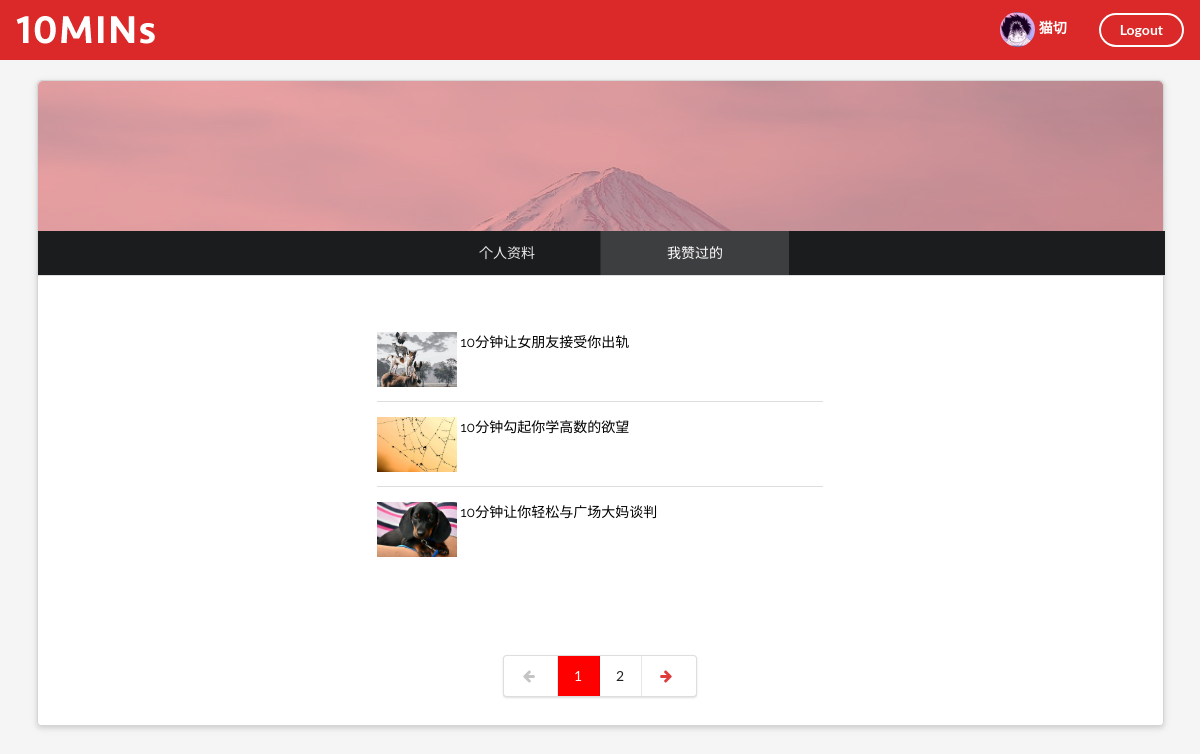
Page /mycollection/ (signed in) on the committed database.
### firstapp/models.py (models this page shows, shortened)
class UserProfile(models.Model):
    user = models.OneToOneField(to=User, related_name='profile')
    realname = models.CharField(default=None, blank=True, null=True, max_length=50)
    SEX_CHOICES = {
        ("female", "Female"),
        ("male", "Male"),
        ("xale", "Xale")
    }
    sex = models.CharField(choices=SEX_CHOICES, default="Xmale", max_length=20)
    avatar = models.FileField(default=None, blank=True, null=True, upload_to='upload')

class Article(models.Model):
    title = models.CharField(max_length=500)
    img = models.CharField(null=True, blank=True, max_length=250)
    content = models.TextField(null=True, blank=True)
    views = models.IntegerField(default=0)
    likes = models.IntegerField(default=0)
    createtime = models.DateField()
    collected_by = models.ManyToManyField(blank=True, to=UserProfile, related_name='under_collection')
    CAT_CHOICES = {
        ("all", "All"),
        ("new", "New"),
        ("editor", "Editor's")
    }
    category = models.CharField(choices=CAT_CHOICES, default="all", max_length=20)

### firstapp/views.py (the view)
# urls.py: url(r'^mycollection/$', mycollection, name="mycollection"),
def mycollection(request):
    if not request.user.is_authenticated:
        return redirect(to='index')
    u = request.user.profile
    collection_list = Article.objects.filter(collected_by=u)
    page_robot = Paginator(collection_list, 3)
    page_num = request.GET.get('page')
    try:
        collection_list = page_robot.page(page_num)
    except EmptyPage:
        collection_list = page_robot.page(page_robot.num_pages)
    except PageNotAnInteger:
        collection_list = page_robot.page(1)
    collection_list_last_index = collection_list.paginator.count % 3
    context = {}
    context["collection_list"] = collection_list
    return render(request, 'mycollection.html', context)

### firstapp/templates/mycollection.html (shortened to what this page needs)
{% load staticfiles %}
<!DOCTYPE html>
<html>
    <head>
        <link rel="stylesheet" href="{% static 'css/semantic.css' %}" media="screen" title="no title" charset="utf-8">
        <link rel="stylesheet" href="{% static 'css/myinfo.css' %}" media="screen" title="no title">
    </head>
    <body>
        <div class="ui inverted top fixed menu borderless red menu">
            <div class="header item">
                <div class="ui image">
                    <a href="{% url 'index' %}?cat=all">
                        <img src="{% static 'images/tenlogo.png' %}" alt="">
                    </a>
                </div>
            </div>
            <div class="right menu">
                <div class="item">
                    <h5 class="ui inverted header">
                            <div class="ui mini circular image">
                                <a href="{% url 'myinfo' %}">
                                    {% if request.user.profile.avatar %}
                                        <img src="/upload/{{ request.user.profile.avatar }}" alt="">
                                    {% else %}
                                        <img src="{% static 'images/default.png' %}" alt="">
                                    {% endif %}
                                </a>
                            </div>
                            <span>
                                {% if request.user.profile.realname %}
                                    {{ request.user.profile.realname }}
                                {% else %}
                                    {{ request.user.username }}
                                {% endif %}
                            </span>
                        </h5>
                </div>
                <div class="item">
                    <a href="{% url 'logout' %}" class="ui inverted circular button">Logout</a>
                </div>
            </div>
        </div>
        <div class="ui  raised container segments">
            <div class="ui head basic segment" style="background-image: url({% static 'images/bg.png' %});">
            </div>
            <div class="ui bottom inverted  six item attached menu">
                <div class="item">
                    <a href="{% url 'myinfo' %}">个人资料</a>
                </div>
                <div class="active item">
                    我赞过的
                </div>
            </div>
            <div class="ui butt segment">
                <div class="ui basic very padded segment container info" style="width:530px;">
                    {% if collection_list %}
                        {% for article in collection_list %}
                            <a href="/detail/{{ article.id }}/" style="color: black;">
                                <img class="ui top aligned tiny image" src="{{ article.img }}" style="width:80px;height:55px; object-fit: cover;">
                                <span>{{ article.title }}</span>
                                {% ifnotequal forloop.counter 3 %}
                                    <div class="ui divider"></div>
                                {% endifnotequal %}
                            </a>
                        {% endfor %}
                    {% else %}
                        <h3 style="color: #a5a5a5;position: absolute;top: 50%;left: 50%;transform: translateX(-50%) translateY(-25%);">你还没有赞过的呢！</h3>
                    {% endif %}
                </div>
                <div class="ui center aligned very padded vertical segment container">
                    <div class="ui pagination menu">
                        {% if collection_list.has_previous %}
                            <a href="?page={{ collection_list.previous_page_number }}" class="item">
                                <i class="icon red left arrow"></i>
                            </a>
                        {% else %}
                            <a href="?page={{ collection_list.start_index }}" class="disabled item">
                                <i class="icon left arrow"></i>
                            </a>
                        {% endif %}
                        {% for page_number in collection_list.paginator.page_range %}
                            {% ifequal page_number  collection_list.number %}
                                <a href="?page={{ page_number }}" class="active item" style="background-color: red; color:white">
                                    {{ page_number }}
                                </a>
                            {% else %}
                                <a href="?page={{ page_number }}" class=" item">
                                    {{ page_number }}
                                </a>
                            {% endifequal %}
                        {% endfor %}
                        {% if  collection_list.has_next %}
                            <a href="?page={{ collection_list.next_page_number }}" class="item">
                                <i class="icon red right arrow"></i>
                            </a>
                        {% else %}
                            <a href="?page={{ collection_list.paginator.num_pages }}" class="disabled item">
                                <i class="icon right arrow"></i>
                            </a>
                        {% endif %}
                    </div>
                </div>
            </div>
        </div>
    </body>
</html>

### firstapp/static/css/myinfo.css (style rules this page uses)
body { background-color: rgb(245, 245, 245); font-family: 'Raleway', sans-serif; }
.ui.raised.container.segments { margin-top: 80px; }
.ui.head.basic.segment { background-image: url('images/bg.png'); background-repeat: no-repeat; background-size: cover; height:150px; }
.ui.butt.segment { height:450px; }

### rows in the picture
Article: img (picture), title "10分钟让女朋友接受你出轨"
Article: img (picture), title "10分钟勾起你学高数的欲望"
Article: img (picture), title "10分钟让你轻松与广场大妈谈判"

### other values in the picture
{{ request.user.profile.realname }} "猫切"
{{ page_number }} "1"
{{ page_number }} "2"
